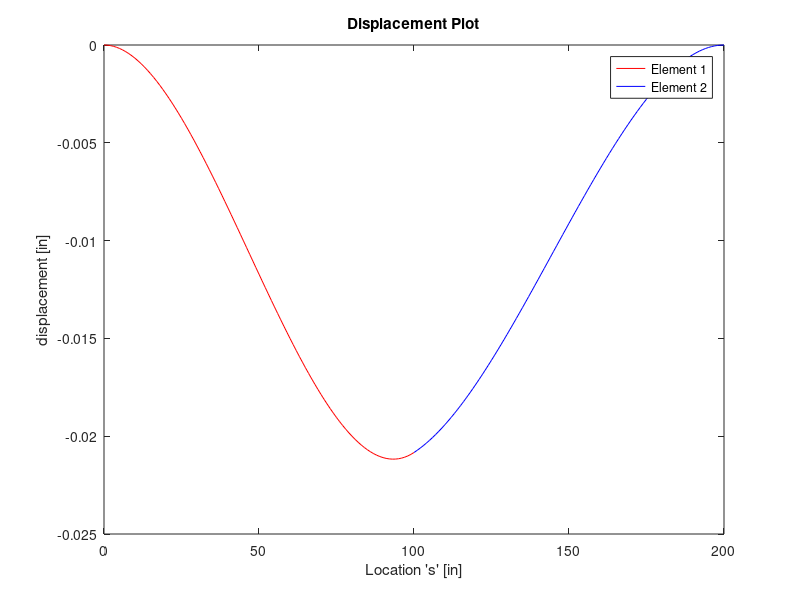
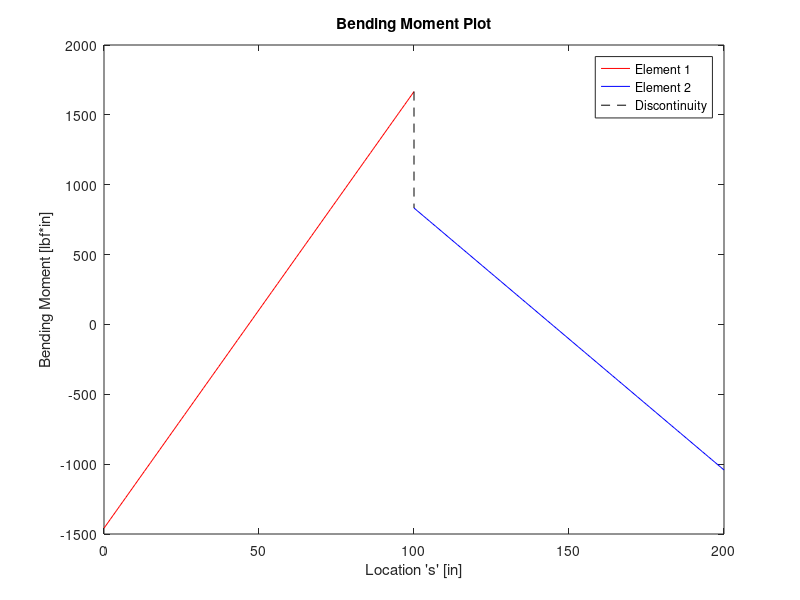
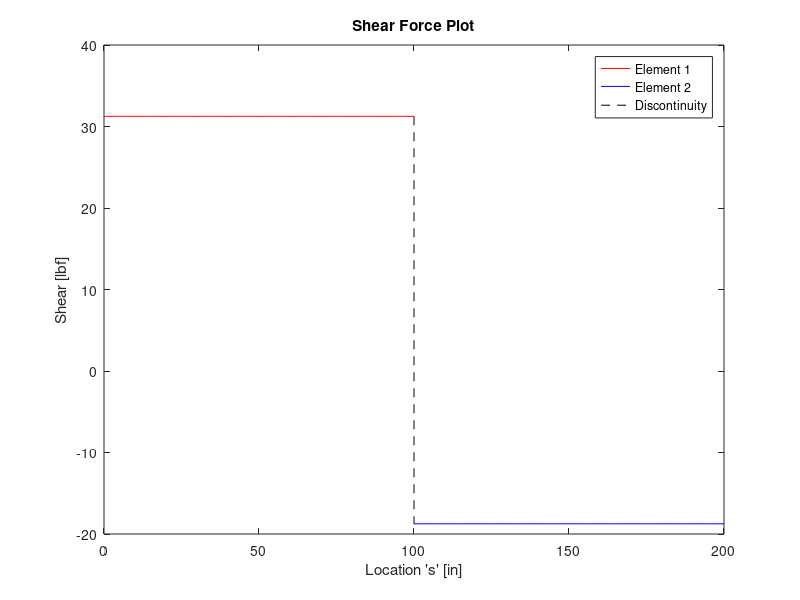

Reproduce these figures in MATLAB, in order.
% Alex Howard
% MECH 4175
% HW 5 Prob 2
clc
clear all
close all

q = -1; % lb/in
w = 12; %in
h = 1; % in
L = 100; % in
E = 10e7; % psi
I = 1/12*w*h^3;

% Element matrices
k1 = E*I/L^3* [12    6*L     -12    6*L;
               6*L   4*L^2   -6*L   2*L^2;
               -12   -6*L    12     -6*L;
               6*L   2*L^2   -6*L   4*L^2];
k2 = k1;

% Load vector for element 1
r_q1 = q*L/2*[1; L/6; 1; -L/6];

% Build global K matrix
kglobal = zeros(6)
dof1 = [1 2 3 4];
dof2 = [3 4 5 6];

for i=1:4
    for j=1:4
        kglobal(dof1(i),dof1(j))=kglobal(dof1(i),dof1(j))+k1(i,j);
        kglobal(dof2(i),dof2(j))=kglobal(dof2(i),dof2(j))+k2(i,j);
    end
end

% Build global force vector
%   no point loads
r = zeros(6,1); 
for i = 1:4
    r(dof1(i)) = r(dof1(i))+r_q1(i); % add in element 1 load vector
end

% Apply essential boundary conditions
%   v_1 = 0, \theta_1 = 0, v_3 = 0, \theta_3 = 0
%   rmod remains the same b/c all ebc's = 0
kmod = kglobal;
rmod = r;

ebc = [1 2 5 6]; % EBC's at these locations
mu = max(max(kglobal))*1e8;

for i = 1:4
    kmod(ebc(i),ebc(i)) = kmod(ebc(i),ebc(i)) + mu;
end

d = kmod\rmod % solve the system

%% find and plot displacement, moment, whatever
s = 0:1:100;

% % Element 1
s1_3 = -2/L^3*d(3)+1/L^2*d(4);      % s^3 Terms
s1_2 = 3/L^2*d(3)-1/L*d(4);         % s^2
v_1 = s1_3*s.^3+s1_2*s.^2;          % displacement
M_1 = E*I*(6*s1_3.*s+2*s1_2);       % Bending Moment
V_1 = E*I*6*s1_3*ones(1,length(s)); % Shear Force


% Repeat for element 2
s2_3 = 2/L^3*d(3)+1/L^2*d(4);
s2_2 = -(3/L^2*d(3)+2/L*d(4));
s2_1 = d(4);
s2_0 = d(3);
v_2 = s2_3*s.^3 + s2_2*s.^2 + s2_1.*s + s2_0;
M_2 = E*I*(6*s2_3.*s+2*s2_2);
V_2 = E*I*6*s2_3*ones(1,length(s));

% plotz
plot(s,v_1,'r')
hold on
plot(s+L,v_2,'b')
title('Displacement Plot')
xlabel('Location ''s'' [in]')
ylabel('displacement [in]')
legend('Element 1','Element 2')

figure(2);
plot(s,M_1,'r');
hold on
plot(s+L,M_2,'b');
plot([100 100],[M_1(end) M_2(1)],'k--');
title('Bending Moment Plot')
xlabel('Location ''s'' [in]')
ylabel('Bending Moment [lbf*in]')
legend('Element 1','Element 2','Discontinuity')

figure(3)
plot(s,V_1,'r')
hold on
plot(s+L,V_2,'b')
plot([100 100],[V_1(end) V_2(1)],'k--');
title('Shear Force Plot')
xlabel('Location ''s'' [in]')
ylabel('Shear [lbf]')
legend('Element 1','Element 2','Discontinuity')